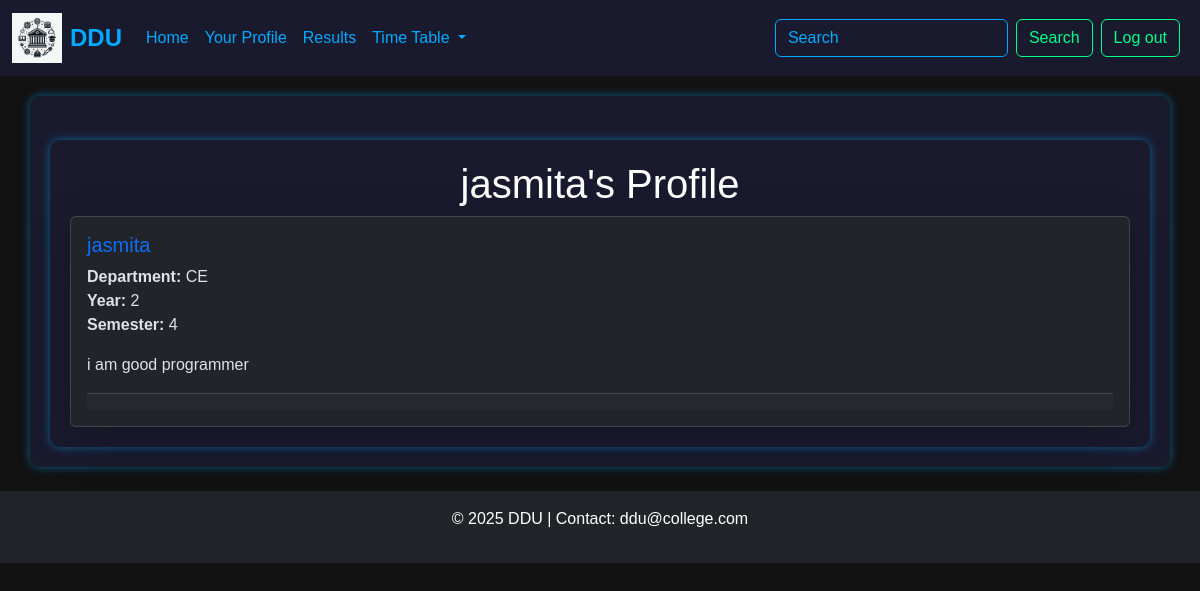
The page /student/1/ (signed in) on the database its author committed.
### student/models.py (models this page shows, shortened)
class Student(models.Model):
    user = models.ForeignKey(User, on_delete=models.CASCADE)
    name = models.CharField(max_length=100)
    photo = models.ImageField(upload_to='photos/', blank=True, null=True)
    birthdate = models.DateField()
    DEPARTMENT_CHOICE = [
        ('CE', 'Computer'),
        ('IT', 'Information Tech.'),
        ('EC', 'Electronic'),
    ]
    department = models.CharField(max_length=2, choices=DEPARTMENT_CHOICE)
    semester = models.DecimalField(max_digits=8, decimal_places=0)
    year = models.DecimalField(max_digits=4, decimal_places=0, blank=True, null=True)
    about = models.TextField(max_length=500)
    created_at = models.DateTimeField(auto_now_add=True)
    updated_at = models.DateTimeField(auto_now=True)

### student/views.py (the view)
# urls.py: path('<int:student_id>/', views.student_profile, name='student_profile'),
@login_required
def student_profile(request, student_id):
    student = get_object_or_404(Student, pk=student_id)
    return render(request, 'student_profile.html', {'student': student})

### student/templates/student_profile.html (shortened to what this page needs)
{% extends "layout.html" %}
{% block content %}
<div class="container mt-4">
    <h1 class="text-center">{{ student.name }}'s Profile</h1>
    <div class="card shadow-lg">
        <div class="card-body">
            <h5 class="card-title text-primary">{{ student.user.username }}</h5>
            <p class="card-text">
                <strong>Department:</strong> {{ student.department }} <br>
                <strong>Year:</strong> {{ student.year }} <br>
                <strong>Semester:</strong> {{ student.semester }}
            </p>
            <p class="card-text">
                {{ student.about }}
            </p>
            <div class="card-footer text-center">
            </div>
        </div>
    </div>
</div>
{% endblock %}

### static/style.css (style rules this page uses)
body { background-color: #121212; color: #ffffff; font-family: Arial, sans-serif; }
.container { margin-top: 20px; padding: 20px; background-color: #1a1a2e; border-radius: 10px; box-shadow: 0px 0px 10px rgba(0, 170, 255, 0.5); }
body { background-color: #121212; color: #ffffff; font-family: Arial, sans-serif; margin: 0; padding: 0; }
.container { margin-top: 20px; padding: 20px; background-color: #1a1a2e; border-radius: 10px; }

### rows shown on the page
Student: name "jasmita", user.username "jasmita", department "CE", year "2", semester "4", about "i am good programmer"
